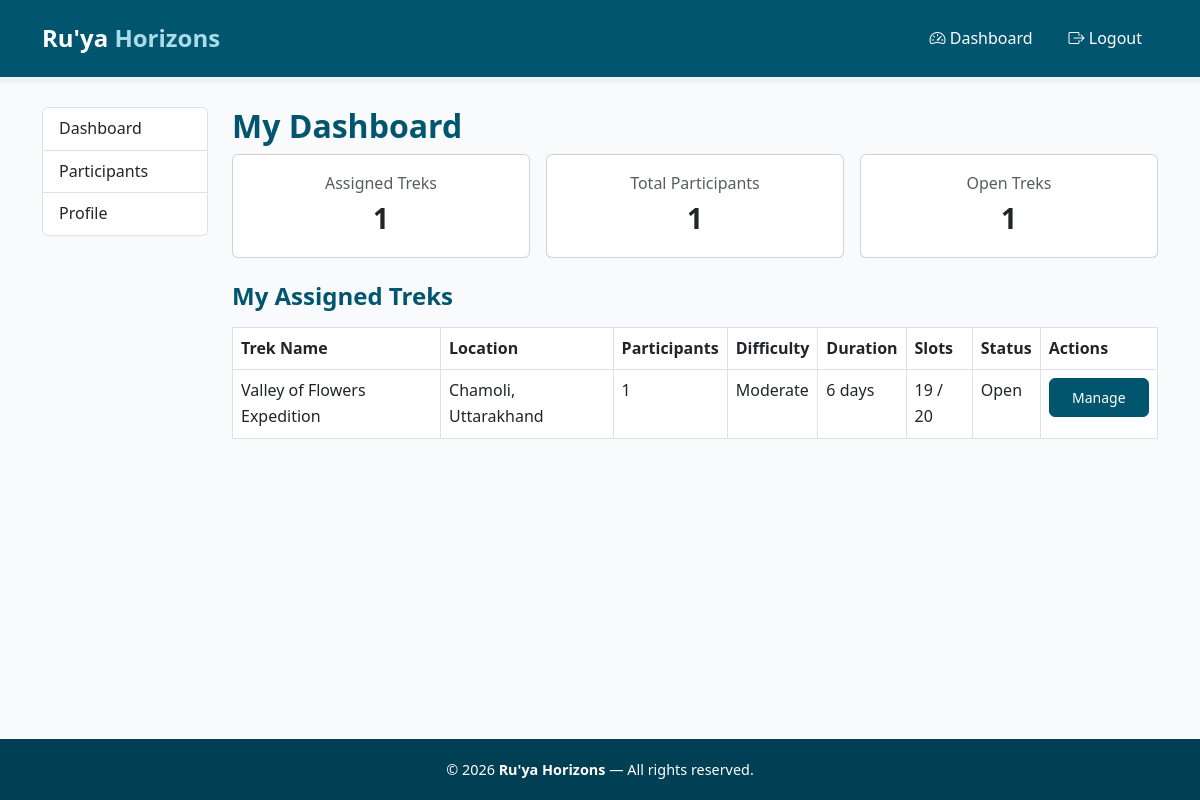
/staff/dashboard (signed in), run on the app's committed database.
### models.py (models this page shows)
class Trek(db.Model):
    __tablename__ = 'trek'
    id = db.Column(db.Integer, primary_key=True)
    name = db.Column(db.String(150), nullable=False)
    location = db.Column(db.String(150), nullable=False)
    difficulty = db.Column(db.String(50), nullable=False)
    duration = db.Column(db.Integer, nullable=False)
    total_slots = db.Column(db.Integer, nullable=False)
    available_slots = db.Column(db.Integer, nullable=False)
    status = db.Column(db.String(50), default='Pending') # pending, approved, open, closed, completed
    start_date = db.Column(db.Date, nullable=False)
    end_date = db.Column(db.Date, nullable=False)
    description = db.Column(db.Text, nullable=False)
    price = db.Column(db.Float, nullable=False)
    assigned_staff_id = db.Column(db.Integer, db.ForeignKey('staff.id'), nullable=True)
    bookings = db.relationship('Booking', backref='trek', lazy=True)

### app.py (the view)
@app.route('/staff/dashboard')
@login_required
def staff_dashboard():
    if current_user.role != 'trek_staff':
        return "Access denied: Trek Staff only", 403
    staff_profile = Staff.query.filter_by(user_id=current_user.id).first()
    assigned_treks = Trek.query.filter_by(assigned_staff_id=staff_profile.id).all()
    trek_data = []
    total_participants = 0
    open_treks_count = 0
    for trek in assigned_treks:
        participant_count = Booking.query.filter_by(trek_id=trek.id).count()
        trek_data.append({'trek': trek, 'participant_count': participant_count})
        total_participants += participant_count
        if trek.status == 'Open':
            open_treks_count += 1
    return render_template('staff_dashboard.html',
                            trek_data=trek_data,
                            assigned_treks_count=len(assigned_treks),
                            total_participants=total_participants,
                            open_treks_count=open_treks_count)

### app.py (called while the page is built)
@login_manager.user_loader
def load_user(user_id):
    return User.query.get(int(user_id))

### templates/staff_dashboard.html (shortened to what this page needs)
{% extends "base.html" %}
{% block content %}
<div class="container my-4">
    <div class="row">
        {% include "staff_sidebar.html" %}
        <div class="col-md-9 col-lg-10">
            <h2 class="page-heading">My Dashboard</h2>
            <div class="row g-3 mb-4">
                <div class="col-md-4">
                    <div class="card text-center p-3">
                        <div class="text-muted">Assigned Treks</div>
                        <div class="fs-3 fw-bold">{{ assigned_treks_count  }}</div>
                    </div>
                </div>
                <div class="col-md-4">
                    <div class="card text-center p-3">
                        <div class="text-muted ">Total Participants</div>
                        <div class="fs-3 fw-bold">{{ total_participants }}</div>
                    </div>
                </div>
                <div class="col-md-4">
                    <div class="card text-center p-3">
                        <div class="text-muted">Open Treks</div>
                        <div class="fs-3 fw-bold">{{ open_treks_count }}</div>
                    </div>
                </div>
            </div>
            <h4 class="page-heading mb-3">My Assigned Treks</h4>
            {% if trek_data %}
            <table class="table table-bordered mt-3">
                <thead>
                    <tr>
                        <th>Trek Name</th>
                        <th>Location</th>
                        <th>Participants</th>
                        <th>Difficulty</th>
                        <th>Duration</th>
                        <th>Slots</th>
                        <th>Status</th>
                        <th>Actions</th>
                    </tr>
                </thead>
                <tbody>
                    {% for item in trek_data %}
                    <tr>
                        <td>{{ item.trek.name }}</td>
                        <td>{{ item.trek.location }}</td>
                        <td>{{ item.participant_count }}</td>
                        <td>{{ item.trek.difficulty }}</td>
                        <td>{{ item.trek.duration }} days</td>
                        <td>{{ item.trek.available_slots }} / {{ item.trek.total_slots }}</td>
                        <td>{{ item.trek.status }}</td>
                        <td>
                            <a href="{{ url_for('staff_update_trek', trek_id=item.trek.id) }}"
                               class="btn btn-sm btn-primary">Manage</a>
                        </td>
                    </tr>
                    {% endfor %}
                </tbody>
            </table>
            {% else %}
            <p class="mt-3">No treks have been assigned to you yet.</p>
            {% endif %}
        </div>
    </div>
</div>
{% endblock %}

### static/style.css (style rules this page uses)
* { margin: 0; padding: 0; box-sizing: border-box; }
body { font-family: 'Segoe UI', Tahoma, Geneva, Verdana, sans-serif; color: #02556f; background-color: #f8fafb; line-height: 1.6; }
a { text-decoration: none; color: #02556f; }
.btn-primary { background-color: #02556f; border-color: #02556f; color: #ffffff; font-weight: 500; padding: 0.5rem 1.4rem; border-radius: 6px; }
.page-heading { color: #02556f; font-weight: 700; }

### data on the page
Trek: trek.name "Valley of Flowers Expedition", trek.location "Chamoli, Uttarakhand", trek.difficulty "Moderate", trek.duration "6", trek.available_slots "19", trek.total_slots "20", trek.status "Open"

### other printed values
{{ assigned_treks_count }} "1"
{{ total_participants }} "1"
{{ open_treks_count }} "1"
{{ item.participant_count }} "1"
